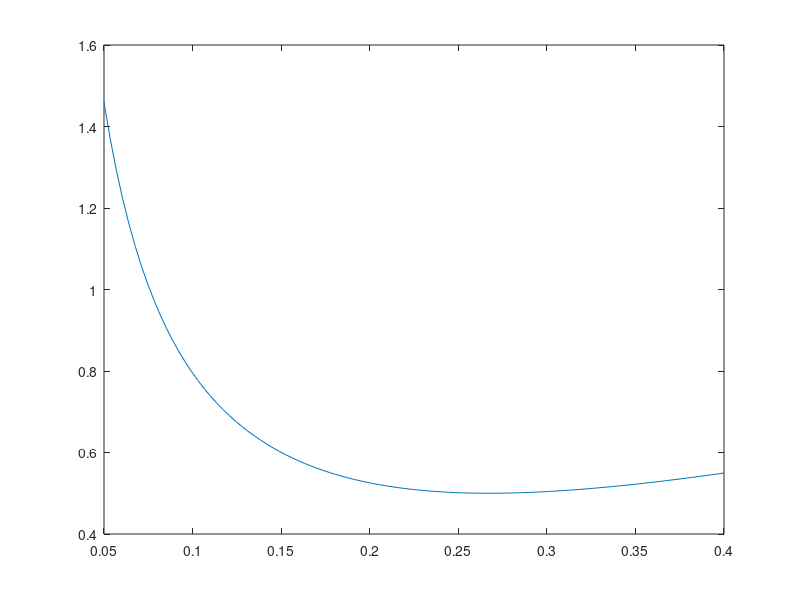

Write MATLAB code to recreate this figure. (Note: this script raises an error after producing the figure.)
clear;

N_alpha   = 100;
alpha_all = linspace(0.05,0.4,N_alpha);
max_mu    = zeros(N_alpha,1);

for gdx = 1:N_alpha
    
    alpha = alpha_all(gdx);

    A = -2;
    B = [0.1 0.5 0.1/alpha];
    C = [1; 1; 0];
    D = [0 0 0; 0 0 0; 0 alpha 0];
    
    N_omega = 300;
    omega = logspace(-2,3,N_omega);
    mu_ub = zeros(N_omega,1);
    
    for idx = 1:N_omega
        jw = omega(idx)*sqrt(-1);
        Mjw = C*inv(jw-A)*B+D;
        [U,S,V] = svd(Mjw);
    
        mu_ub(idx) = max(diag(S));
    end
    
    max_mu(gdx) = max(mu_ub);
end

plot(alpha_all, max_mu);
axis([alpha_all(1),alpha_all(end),0.4,1.6]);
ylabel('$\max \{\bar{\sigma}\, [M(j\omega)]\}$',fontsize=14, interpreter='latex');
xlabel('$\alpha$',fontsize=14,interpreter='latex');